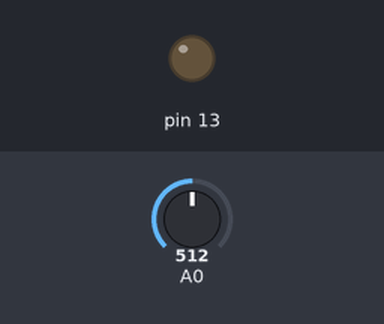
A sketch run on a simulated Arduino Uno, built with avr-gcc and run on an emulated ATmega328P. Shown: output pins drawn as LEDs (lit = HIGH). Inputs (shaded band) come from the test bench; at power-on: A0 = 512. What the sketch prints to the serial monitor is not drawn.

Above: at 1.2 s.
1.3 s: A0 set to 781
3.2 s: A0 set to 818
At 3.8 s:
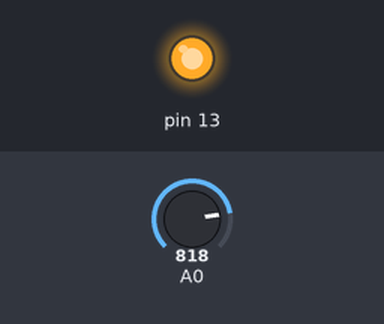
Timing chart, 0 to 6.2 s (numbered marks = the images above; inputs shaded):
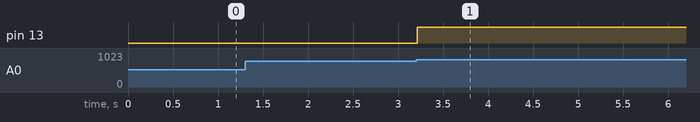

Measured:
- the behaviour switches between 799 and 800 on A0 (found by bisection; images 0 and 1)
- after the input at 1.3 s, every drawn part: stays the same
- after the input at 3.2 s, pin 13: LOW → HIGH at once

The sketch:

lab3a.ino
```cpp
int value=0;
void setup()
{
  pinMode(A0 ,INPUT);
  pinMode(13,OUTPUT);
  Serial.begin(9600);
}

void loop()
{
  value=analogRead(A0);
  Serial.print(value);
  if(value>=800){

  digitalWrite(13, HIGH);
   Serial.print("vary dry:");
  }
  else if(value <800 &&value>=600){
  Serial.println("medium:");
  }
  else {
    digitalWrite(13, LOW);
    Serial.println("vary WET:");
  }
}
```
